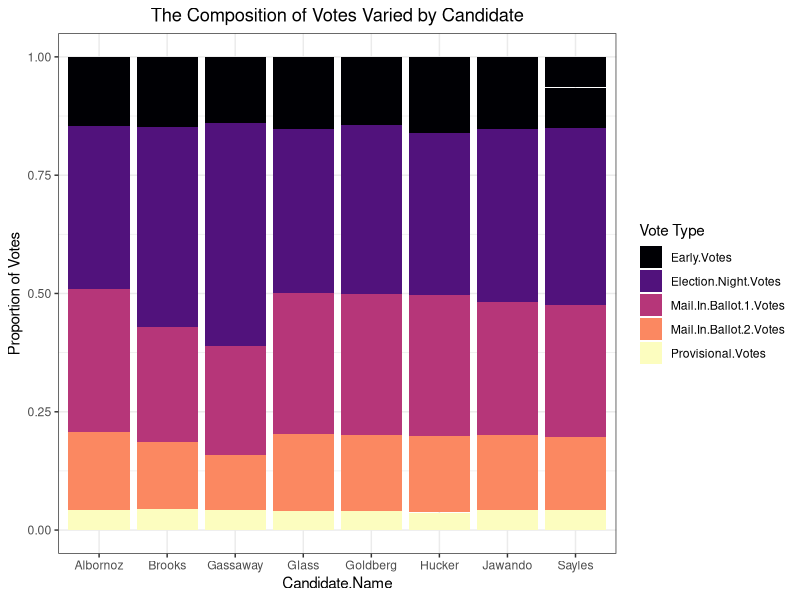
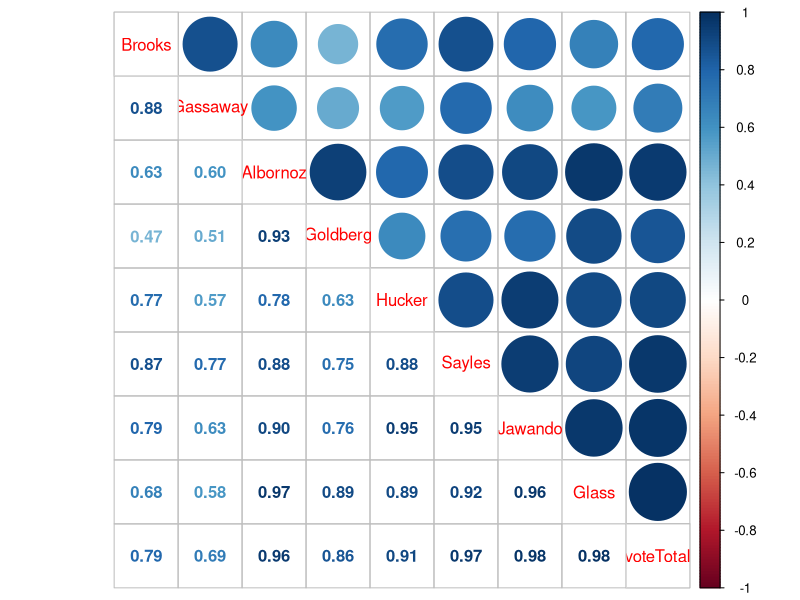
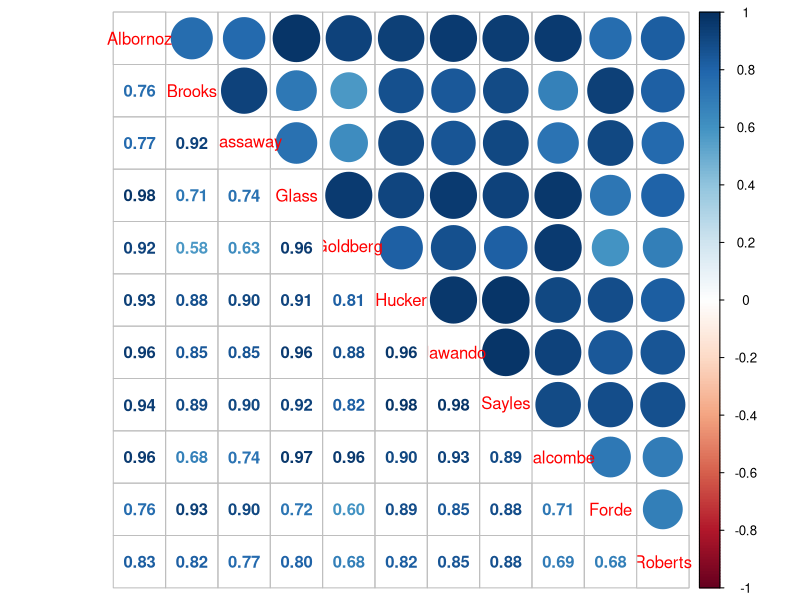
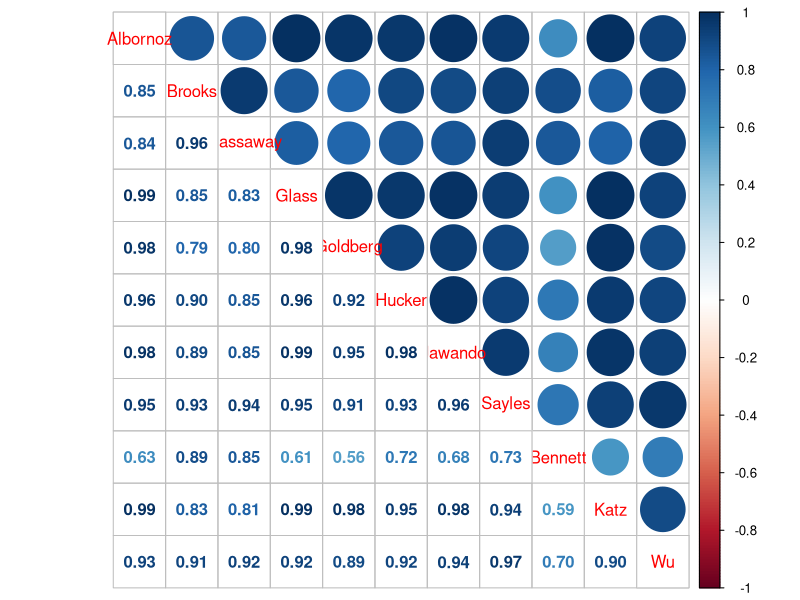

Reproduce these figures in R, in order.
## ---- chunk 1
knitr::opts_chunk$set(echo = F, warning = F, message = F)
## ---- chunk 2
library(tidyverse)
library(corrplot)
library(viridis)
## ---- chunk 3
precinct <- read.csv("GP22_16PrecinctsDemocratic.csv")
councilAL <- precinct %>% 
  filter(Office.Name == "County Council At Large") %>% 
  mutate(total.votes = Early.Votes + Election.Night.Votes +
           Mail.In.Ballot.1.Votes + Provisional.Votes + Mail.In.Ballot.2.Votes)
councilWide <- councilAL %>% 
  select(Election.District...Precinct, Candidate.Name, total.votes) %>% 
  pivot_wider(names_from = Candidate.Name, values_from = total.votes) %>% 
  rename(Albornoz = `Gabe Albornoz`, Brooks = `Brandy H. M. Brooks`,
         Gassaway = `Dana E. Gassaway`, Glass = `Evan Glass`, Goldberg = 
         `Scott Evan Goldberg`, Hucker = `Tom Hucker`, Jawando = `Will Jawando`,
         Sayles = `Laurie-Anne Sayles`) %>% 
  mutate(voteTotal = Albornoz+Brooks+Gassaway+Glass+Goldberg+Hucker+Jawando+
           Sayles)
## ---- chunk 4
councilAL <- councilAL %>% 
  mutate(Candidate.Name = case_when(Candidate.Name == "Gabe Albornoz" ~ "Albornoz",
                                    Candidate.Name == "Brandy H. M. Brooks" ~ "Brooks",
                                    Candidate.Name == "Dana E. Gassaway" ~ "Gassaway",
                                    Candidate.Name == "Evan Glass" ~ "Glass",
                                    Candidate.Name == "Scott Evan Goldberg" ~ "Goldberg",
                                    Candidate.Name == "Tom Hucker" ~ "Hucker",
                                    Candidate.Name == "Will Jawando" ~ "Jawando",
                                    Candidate.Name == "Laurie-Anne Sayles" ~ "Sayles",
                                    T ~ ""))

councilAL %>% 
  group_by(Election.District...Precinct) %>% 
  mutate(overall = sum(total.votes)) %>% 
  pivot_longer(c(Early.Votes, Election.Night.Votes, Mail.In.Ballot.1.Votes, Mail.In.Ballot.2.Votes,
                 Provisional.Votes)) %>% 
  ggplot(aes(x = Candidate.Name, y = value, fill = name)) +
  geom_col(position = "fill") +
  theme_bw() +
  labs(y = "Proportion of Votes", fill = "Vote Type",
       title = "The Composition of Votes Varied by Candidate") +
  theme(plot.title = element_text(hjust = 0.5)) +
  scale_fill_viridis(discrete = T, option = "A")
## ---- chunk 5
mat <- councilWide %>% 
  select(-Election.District...Precinct) %>% 
  cor()
#spearmat <- councilWide %>% 
  #select(-Election.District...Precinct) %>% 
  #cor(method = "s")
corrplot.mixed(mat, order = "hclust")
#corrplot.mixed(spearmat, order = "hclust")
## ---- chunk 6
councilDistrict <- precinct %>% 
  filter(Office.Name == "County Council") %>% 
  mutate(total.votes = Early.Votes + Election.Night.Votes +
           Mail.In.Ballot.1.Votes + Provisional.Votes +
           Mail.In.Ballot.2.Votes) %>% 
  select(Election.District...Precinct, Office.District,
         Candidate.Name, total.votes) %>% 
  pivot_wider(names_from = Candidate.Name, values_from = total.votes)
councilFull <- councilWide %>% 
  full_join(councilDistrict)
## ---- chunk 7
council2 <- councilFull %>% 
  filter(Office.District == "002") %>% 
  select(Albornoz, Brooks, Gassaway, Glass, Goldberg, Hucker, Jawando, Sayles,
         `Marilyn Balcombe`, `Lorna Phillips Forde`, `William Roberts`) %>% 
  rename(Balcombe = `Marilyn Balcombe`, Forde = `Lorna Phillips Forde`, 
         Roberts = `William Roberts`)
c2cor <- cor(council2)
#c2spear <- cor(council2, method = "s")
corrplot.mixed(c2cor)
#corrplot.mixed(c2spear)
## ---- chunk 8
council3 <- councilFull %>% 
  filter(Office.District == "003") %>% 
  select(Albornoz, Brooks, Gassaway, Glass, Goldberg, Hucker, Jawando, Sayles,
         `Tiquia J. Bennett`, `Sidney A. Katz`, `Robert Wu`) %>% 
  rename(Bennett = `Tiquia J. Bennett`, Katz = `Sidney A. Katz`,
         Wu = `Robert Wu`)
c3cor <- cor(council3)
corrplot.mixed(c3cor)
